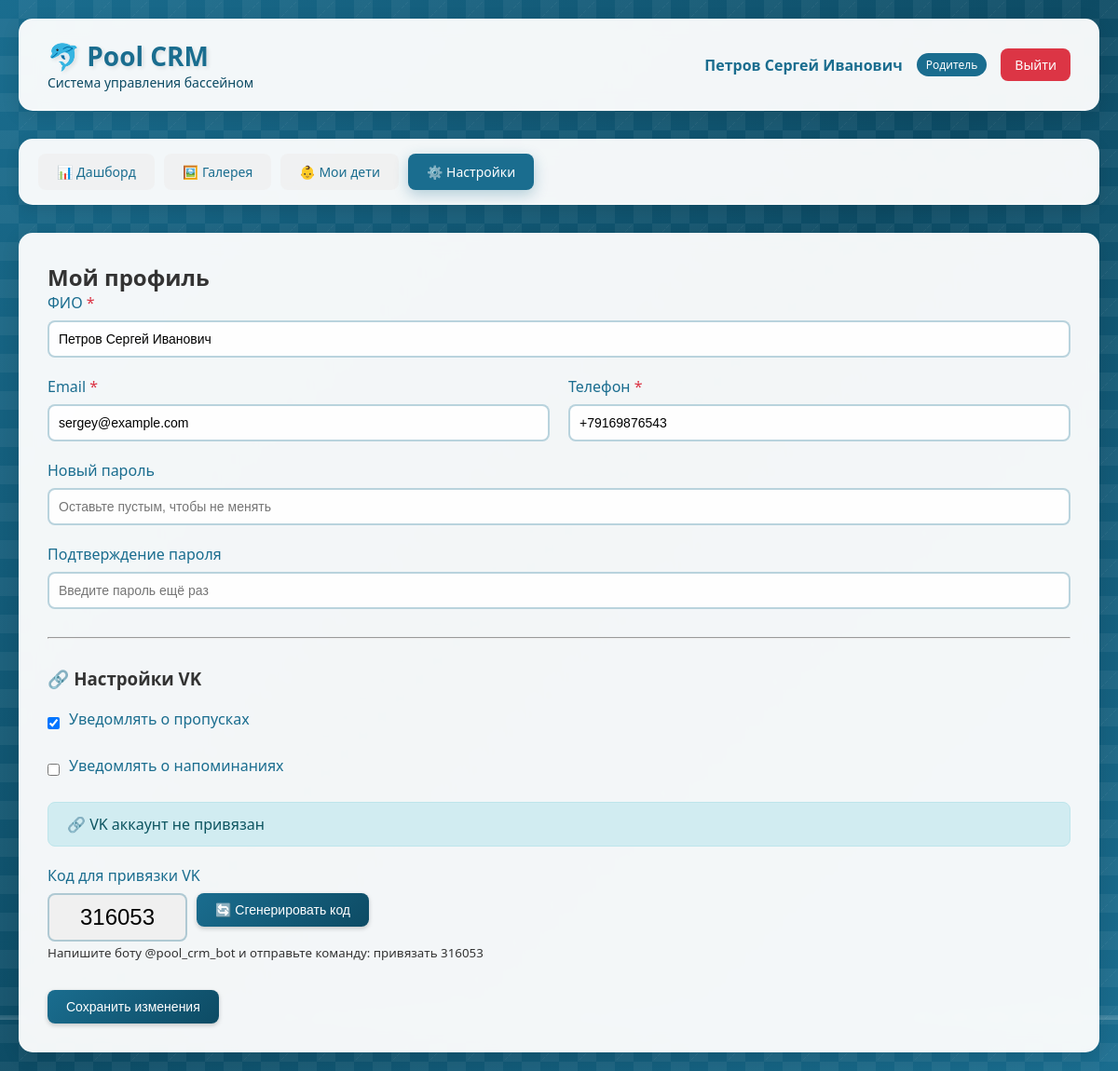
Page /profile (signed in) on the earlier database version.
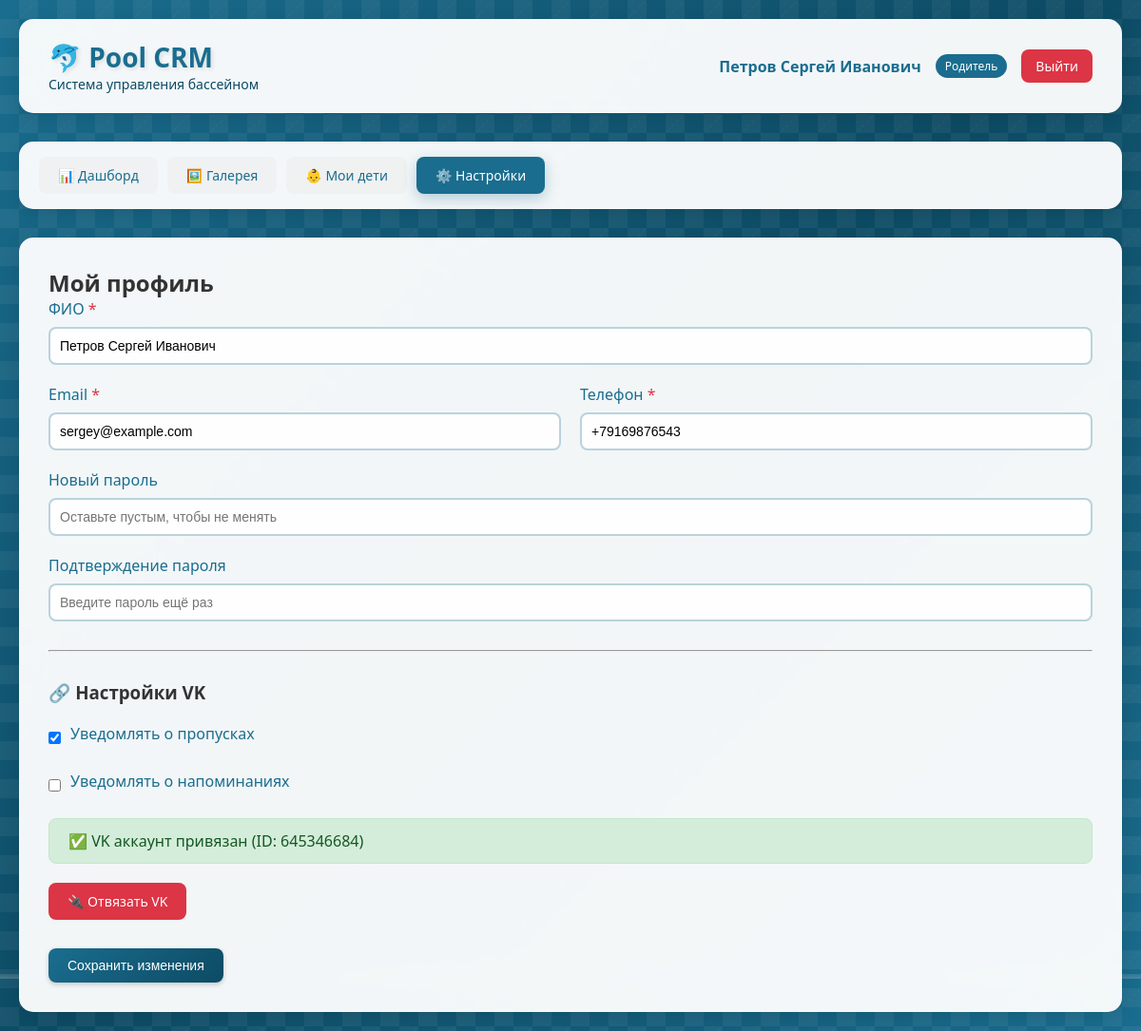
Same page on the later database version.
### database.py (models this page shows)
class ParentDB(Base):
    __tablename__ = "parents"
    id = Column(Integer, primary_key=True, index=True)
    role = Column(SQLEnum(UserRole), default=UserRole.PARENT)
    name = Column(String, nullable=False)
    email = Column(String, unique=True, nullable=False, index=True)
    phone = Column(String)
    password = Column(String, nullable=False)
    is_vk_linked = Column(Boolean, default=False)
    vk_id = Column(Integer, unique=True, nullable=True)
    vk_link_code = Column(String(6), nullable=True)
    vk_code_expires_at = Column(DateTime, nullable=True)
    notify_absences = Column(Boolean, default=True)
    notify_reminders = Column(Boolean, default=True)
    is_active = Column(Boolean, default=True)
    created_at = Column(String, default=lambda: datetime.now().strftime("%d.%m.%Y %H:%M"))
    children = relationship("ChildDB", back_populates="parent", cascade="all, delete-orphan")
    applications = relationship("ApplicationDB", back_populates="parent")
    notifications = relationship("NotificationDB", back_populates="parent")

### main.py (the view)
@app.get("/profile", response_class=HTMLResponse)
async def profile_page(request: Request, db: Session = Depends(get_db)):
    user = get_current_user(request, db)
    if not user or user["role"] != "parent":
        return RedirectResponse(url="/dashboard")
    parent = db.query(ParentDB).filter(ParentDB.id == user["id"]).first()
    vk_code = parent.vk_link_code
    if not vk_code or (parent.vk_code_expires_at and parent.vk_code_expires_at < datetime.now()):
        vk_code = ''.join(random.choices(string.digits, k=6))
        parent.vk_link_code = vk_code
        parent.vk_code_expires_at = datetime.now() + timedelta(minutes=10)
        db.commit()
    return templates.TemplateResponse(name="profile.html", request=request, context={"request": request, "user": user, "parent": parent, "vk_code": vk_code})

### templates/profile.html (shortened to what this page needs)
{% extends "base.html" %}
{% block content %}
<h2>Мой профиль</h2>
<form method="POST" action="/profile">
    <div class="form-group">
        <label class="required">ФИО</label>
        <input type="text" name="name" required value="{{ parent.name }}">
    </div>
    <div class="form-row">
        <div class="form-group">
            <label class="required">Email</label>
            <input type="email" name="email" required value="{{ parent.email }}">
        </div>
        <div class="form-group">
            <label class="required">Телефон</label>
            <input type="tel" name="phone" required value="{{ parent.phone|default('') }}">
        </div>
    </div>
    <div class="form-group">
        <label>Новый пароль</label>
        <input type="password" name="password" placeholder="Оставьте пустым, чтобы не менять">
    </div>
    <div class="form-group">
        <label>Подтверждение пароля</label>
        <input type="password" name="confirm_password" placeholder="Введите пароль ещё раз">
    </div>
    <hr style="margin: 30px 0;">
    <h3 style="margin-bottom: 20px;">🔗 Настройки VK</h3>
    <div class="form-group">
        <div class="checkbox-group">
            <input type="checkbox" name="notify_absences" id="notify_absences" {% if parent.notify_absences %}checked{% endif %}>
            <label for="notify_absences">Уведомлять о пропусках</label>
        </div>
    </div>
    <div class="form-group">
        <div class="checkbox-group">
            <input type="checkbox" name="notify_reminders" id="notify_reminders" {% if parent.notify_reminders %}checked{% endif %}>
            <label for="notify_reminders">Уведомлять о напоминаниях</label>
        </div>
    </div>
    {% if parent.is_vk_linked %}
    <div class="alert alert-success">
        ✅ VK аккаунт привязан (ID: {{ parent.vk_id }})
    </div>
    <a href="/profile/unlink-vk" class="btn btn-danger" onclick="return confirm('Отвязать VK аккаунт?')">🔌 Отвязать VK</a>
    {% else %}
    <div class="alert alert-info">
        🔗 VK аккаунт не привязан
    </div>
    <div class="form-group">
        <label>Код для привязки VK</label>
        <div style="display: flex; gap: 10px; align-items: flex-start;">
            <input type="text" id="vkCode" value="{{ vk_code }}" readonly style="background: #f0f0f0; font-size: 24px; text-align: center; width: 150px;">
            <button type="button" class="btn btn-primary" onclick="generateVKCode()">🔄 Сгенерировать код</button>
        </div>
        <small>Напишите боту @pool_crm_bot и отправьте команду: привязать {{ vk_code }}</small>
    </div>
    {% endif %}
    <div style="display: flex; gap: 15px; margin-top: 30px;">
        <button type="submit" class="btn btn-primary">Сохранить изменения</button>
    </div>
</form>
{% endblock %}

### templates/base.html (shortened to what this page needs)
<!DOCTYPE html>
<html lang="ru">
<head>
    <link rel="stylesheet" href="/static/style.css">
</head>
<body>
    <div class="background-pool">
        <div class="bubbles"></div>
    </div>
    <div class="container">
        <div class="header">
            <div class="logo">
                <h1>🐬 Pool CRM</h1>
                <p>Система управления бассейном</p>
            </div>
            <div class="user-info">
                <span class="user-name">{{ user.name }}</span>
                <span class="user-role">
                    {% if user.role == 'admin' %}Администратор
                    {% elif user.role == 'coach' %}Тренер
                    {% else %}Родитель{% endif %}
                </span>
                <a href="/logout" class="logout-btn">Выйти</a>
            </div>
        </div>
        <div class="nav-menu">
            <a href="/dashboard" class="nav-link {% if request.url.path == '/dashboard' %}active{% endif %}">📊 Дашборд</a>
            <a href="/gallery" class="nav-link {% if request.url.path == '/gallery' %}active{% endif %}">🖼️ Галерея</a>
            {% if user.role == 'parent' %}
            <a href="/children" class="nav-link {% if request.url.path == '/children' %}active{% endif %}">👶 Мои дети</a>
            <a href="/profile" class="nav-link {% if request.url.path == '/profile' %}active{% endif %}">⚙️ Настройки</a>
            {% endif %}
        </div>
        <div class="content">
            {% block content %}{% endblock %}
        </div>
    </div>
</body>
</html>

### static/style.css (style rules this page uses)
* { margin: 0; padding: 0; box-sizing: border-box; }
body { font-family: 'Segoe UI', Tahoma, Geneva, Verdana, sans-serif; min-height: 100vh; color: #333; position: relative; overflow-x: hidden; }
.background-pool { position: fixed; top: 0; left: 0; width: 100%; height: 100%; z-index: -1; overflow: hidden; }
.bubbles { position: absolute; width: 100%; height: 100%; overflow: hidden; }
.container { max-width: 1200px; margin: 0 auto; padding: 20px; position: relative; z-index: 1; }
.header { background: rgba(255, 255, 255, 0.95); backdrop-filter: blur(10px); border-radius: 15px; padding: 20px 30px; margin-bottom: 30px; box-shadow: 0 5px 20px rgba(0,0,0,0.1); display: flex; justify-content: space-between; align-items: center; flex-wrap: wrap; border: 1px solid rgba(255, 255, 255, 0.3); }
.logo h1 { color: #1a6d8f; font-size: 28px; text-shadow: 2px 2px 4px rgba(0,0,0,0.1); }
.logo p { color: #0d4b64; font-size: 14px; }
.user-info { display: flex; align-items: center; gap: 15px; }
.user-name { font-weight: 600; color: #1a6d8f; }
.user-role { background: #1a6d8f; color: white; padding: 4px 10px; border-radius: 20px; font-size: 12px; }
.logout-btn { background: #dc3545; color: white; border: none; padding: 8px 15px; border-radius: 8px; cursor: pointer; text-decoration: none; font-size: 14px; transition: all 0.3s; }
.nav-menu { background: rgba(255, 255, 255, 0.95); backdrop-filter: blur(10px); border-radius: 15px; padding: 15px 20px; margin-bottom: 30px; box-shadow: 0 5px 15px rgba(0,0,0,0.1); display: flex; gap: 10px; flex-wrap: wrap; border: 1px solid rgba(255, 255, 255, 0.3); }
.nav-link { background: rgba(240, 240, 240, 0.8); border: none; padding: 10px 20px; border-radius: 8px; cursor: pointer; text-decoration: none; color: #1a6d8f; font-size: 14px; font-weight: 500; transition: all 0.3s; }
.nav-link.active { background: #1a6d8f; color: white; box-shadow: 0 5px 15px rgba(26, 109, 143, 0.3); }
.content { background: rgba(255, 255, 255, 0.95); backdrop-filter: blur(10px); border-radius: 15px; padding: 30px; box-shadow: 0 5px 20px rgba(0,0,0,0.1); min-height: 500px; border: 1px solid rgba(255, 255, 255, 0.3); }
.form-group { margin-bottom: 20px; }
.form-group label { display: block; margin-bottom: 8px; font-weight: 500; color: #1a6d8f; }
.form-group label.required::after { content: " *"; color: #dc3545; }
.form-group input, .form-group select, .form-group textarea { width: 100%; padding: 10px; border: 2px solid rgba(26, 109, 143, 0.3); border-radius: 8px; font-size: 14px; transition: all 0.3s; background: rgba(255, 255, 255, 0.9); }
.form-row { display: grid; grid-template-columns: 1fr 1fr; gap: 20px; }
.checkbox-group { display: flex; align-items: center; gap: 10px; }
.checkbox-group input { width: auto; }
.btn { padding: 10px 20px; border: none; border-radius: 8px; cursor: pointer; font-size: 14px; font-weight: 500; transition: all 0.3s; text-decoration: none; display: inline-block; }
.btn-primary { background: linear-gradient(135deg, #1a6d8f, #0d4b64); color: white; box-shadow: 0 2px 5px rgba(0,0,0,0.2); }
.btn-danger { background: #dc3545; color: white; }
.alert { padding: 12px 20px; border-radius: 8px; margin-bottom: 20px; }
.alert-success { background: #d4edda; color: #155724; border: 1px solid #c3e6cb; }

Differences in the rows shown:
changed ParentDB "Петров Сергей Иванович": is_vk_linked False → True (drawn); vk_id (not shown) → "645346684"
Other differences:
form field vk_code: "316053" → (not shown)
{{ vk_code }}: "316053" → (not shown)
text no longer shown: "🔗 VK аккаунт не привязан Код для привязки VK 🔄 Сгенерировать код Напишите боту @pool_crm_bot и отправьте команду: привязать"
text now shown: "✅ VK аккаунт привязан (ID: ) 🔌 Отвязать VK"
